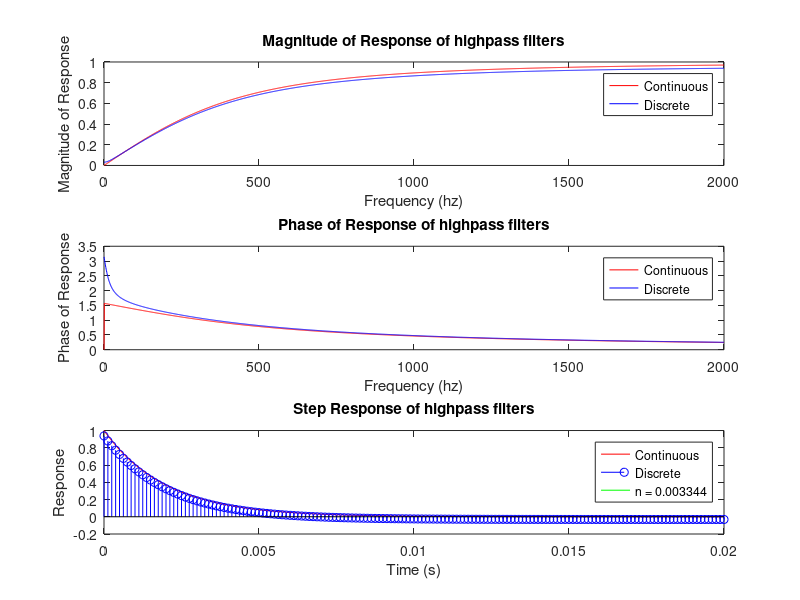

MATLAB code for this plot: (Note: this script raises an error after producing the figure.)
clear all; clc;

alpha = 500;
Ts = 1 / 8000;

beta = exp(-alpha * Ts);

csys = tf([1 0], [1 alpha]);
%dsys = tf([1 -1], [1 -beta], Ts);
dsys = tf([1 - alpha*Ts -beta], [1 -beta], Ts);

csys_f = @(f) freqresp(csys, f);
dsys_f = @(f) freqresp(dsys, f);

f = linspace(0, 2000, 2000);

subplot(3, 1, 1);
hold off;
cr = csys_f(f);
plot(f, abs(cr(:)), 'r-');
hold on;
dr = dsys_f(f);
plot(f, abs(dr(:)), 'b-');
xlabel('Frequency (hz)');
ylabel('Magnitude of Response');
legend('Continuous', 'Discrete');
title('Magnitude of Response of highpass filters');

subplot(3, 1, 2);
hold off;
cr = csys_f(f);
plot(f, angle(cr(:)), 'r-');
hold on;
dr = dsys_f(f);
plot(f, angle(dr(:)), 'b-');
xlabel('Frequency (hz)');
ylabel('Phase of Response');
legend('Continuous', 'Discrete');
title('Phase of Response of highpass filters');

t = 0:Ts:1/50;
subplot(3, 1, 3);
hold off;
ct = step(csys, t);
plot(t, ct, 'r-');
hold on;
dt = step(dsys, t);
stem(t, dt, 'b-');
plot(t, max(dt) * 0.2, 'g-');
xlabel('Time (s)');
ylabel('Response');
legend('Continuous', 'Discrete', sprintf('n = %f', (log(0.2) / log(beta) + 1) * Ts));
title('Step Response of highpass filters');

[num den] = tfdata(dsys);

num = num{1};
den = den{1};

message = 'X coeffs: ';
for i = 1 : length(num)
   message = [message sprintf('[n - %d] (%f, 0x%s), ', i - 1, num(i), dec2hexs(round(2^15 * num(i))))]; 
end

disp(message);

message = 'Y coeffs: ';
for i = 1 : length(den)
   message = [message sprintf('[n - %d] (%f, 0x%s), ', i - 1, den(i), dec2hexs(round(2^15 * den(i))))]; 
end

disp(message);